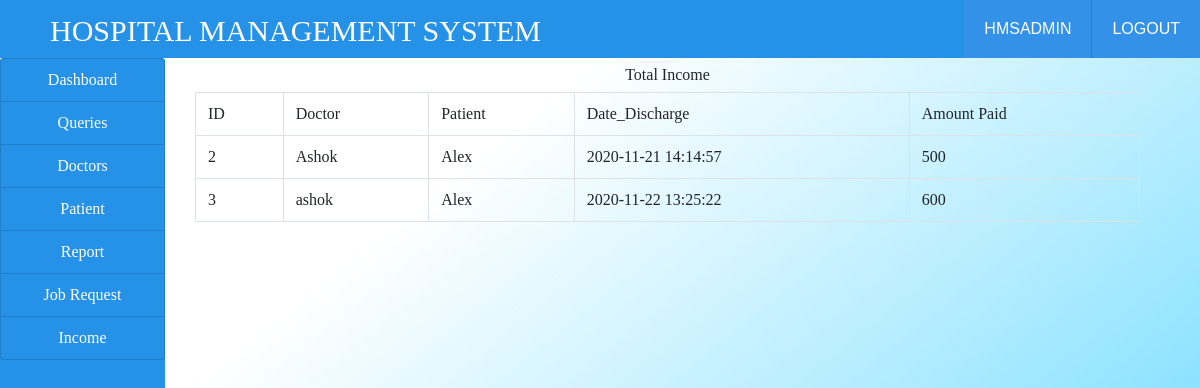
/income.php (signed in), run on the app's committed database.
### tables this page shows
CREATE TABLE `income` (
  `id` int(100) NOT NULL,
  `doctor` varchar(100) NOT NULL,
  `patient` varchar(100) NOT NULL,
  `date_discharge` varchar(100) NOT NULL,
  `amount_paid` varchar(100) NOT NULL,
  `description` varchar(100) NOT NULL
);

### income.php (the view, shortened to what this page needs)
<!DOCTYPE html>
<html>
<head>
</head>
<body>
	<?php
	include("link.php");
    include("ribbon.php");
    include("connection.php");
	?>
	<div class="container-fluid" style= "background: linear-gradient(to bottom right, #ffffff 25%, #33ccff 100%);">
	<div class="col-md-12">
		<div class="row">
			<div class="col-md-2"  style="margin-left: -30px;">
				<?php
				include("sidenav.php");
				?>
			</div>
			<div class="col-md-10">
				<h5 class="text-center my-2">Total Income</h5>
				<?php
				$query = "SELECT * FROM income ";
				$res = mysqli_query($conn,$query);
				$output = "";
				$output .= "
				<table class='table table-bordered'>
				<tr>
				<td>ID</td>
				<td>Doctor</td>
				<td>Patient</td>
				<td>Date_Discharge</td>
				<td>Amount Paid</td>
				</tr>
				";
			   while($row=mysqli_fetch_array($res)) {
				$output .="
					<tr>
					  <td>".$row['id']."</td>
					  <td>".$row['doctor']."</td>
					  <td>".$row['patient']."</td>
					  <td>".$row['date_discharge']."</td>
					  <td>".$row['amount_paid']."</td>
	";
}
$output .="
  </tr>
  </table>
";
echo $output;
				?>
			</div>
		</div>
	</div>
</div>
</body>
</html>

### css/style.css (style rules this page uses)
html,body,div,span,applet,object,iframe,h1,h2,h3,h4,h5,h6,p,blockquote,pre,a,abbr,acronym,address,big,cite,code,del,dfn,em,img,ins,kbd,q,s,samp,small,strike,strong,sub,sup,tt,var,b,u,i,dl,dt,dd,ol,nav ul,nav li,fieldset,form,label,legend,table,caption,tbody,tfoot,thead,tr,th,td,article,aside,canvas,details,embed,figure,figcaption,footer,header,hgroup,menu,nav,output,ruby,section,summary,time,mark,audio,video { margin:0;padding:0;border:0;font-size:100%;font:inherit;vertical-align:baseline; }
table { border-collapse:collapse;border-spacing:0; }
body { background:#F8FBFB; }

### data on the page
income: id "2", doctor "Ashok", patient "Alex", date_discharge "2020-11-21 14:14:57", amount_paid "500"
income: id "3", doctor "ashok", patient "Alex", date_discharge "2020-11-22 13:25:22", amount_paid "600"

### other printed values
$user "HMSADMIN"
